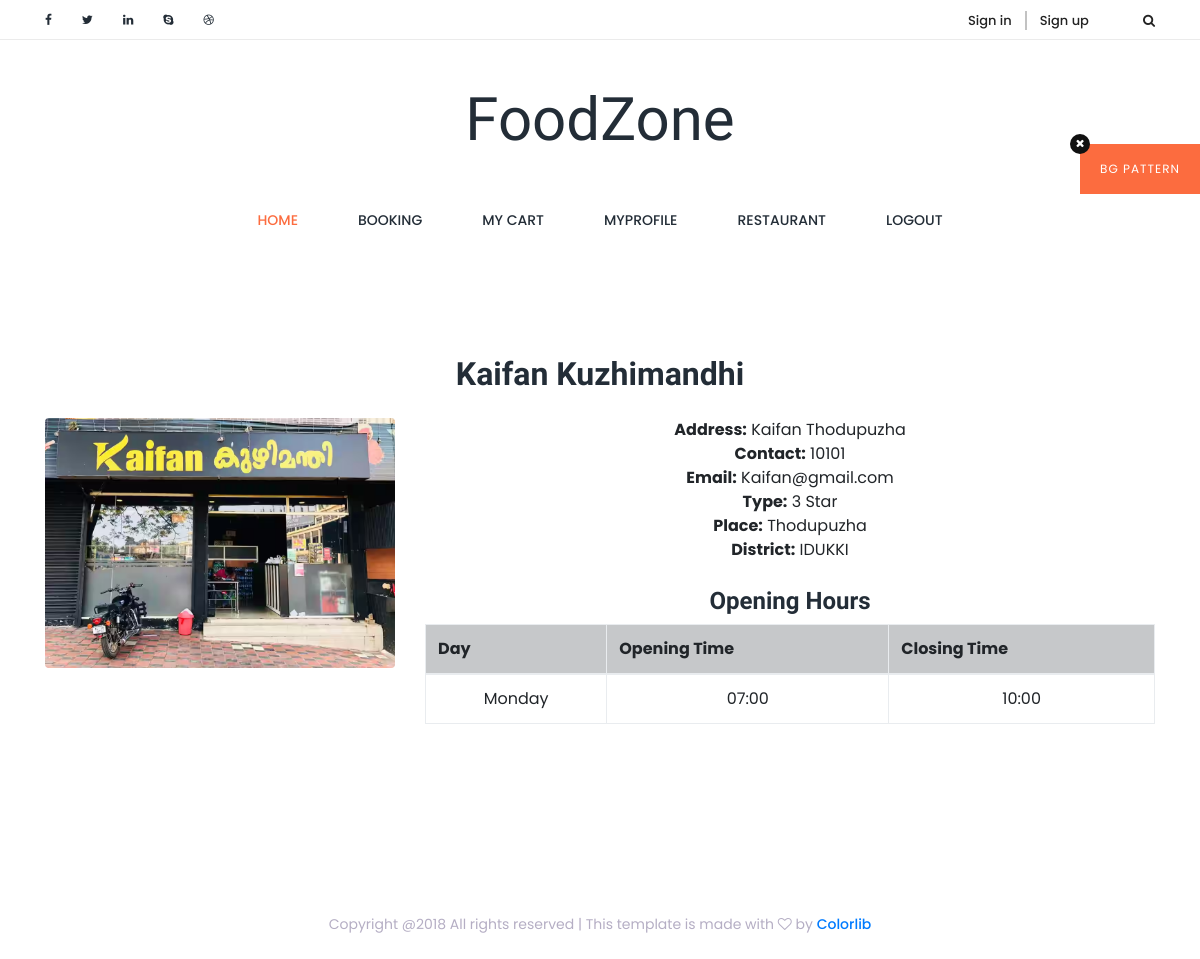
Screenshot of /Project/User/ViewMoreR.php?rid=1 with the database file from the repository.
### tables this page shows
CREATE TABLE `tbl_restaurant` (
  `restaurant_id` int(11) NOT NULL,
  `restaurant_name` varchar(100) DEFAULT NULL,
  `restaurant_address` varchar(200) DEFAULT NULL,
  `place_id` int(11) DEFAULT NULL,
  `restaurant_contact` varchar(100) DEFAULT NULL,
  `restaurant_email` varchar(100) DEFAULT NULL,
  `restaurant_password` varchar(100) DEFAULT NULL,
  `restaurant_type` varchar(100) DEFAULT NULL,
  `restaurant_photo` varchar(200) DEFAULT NULL,
  `restaurant_proof` varchar(200) DEFAULT NULL,
  `restaurant_status` int(11) DEFAULT 0
);

CREATE TABLE `tbl_place` (
  `place_id` int(11) NOT NULL,
  `district_id` int(11) DEFAULT NULL,
  `place_name` varchar(100) DEFAULT NULL
);

CREATE TABLE `tbl_district` (
  `district_id` int(11) NOT NULL,
  `district_name` varchar(100) DEFAULT NULL
);

CREATE TABLE `tbl_restauranttiming` (
  `restauranttiming_id` int(11) NOT NULL,
  `restaurant_id` int(11) DEFAULT NULL,
  `days_id` int(11) DEFAULT NULL,
  `opening_time` varchar(50) DEFAULT NULL,
  `closing_time` varchar(50) DEFAULT NULL
);

CREATE TABLE `tbl_days` (
  `days_id` int(11) NOT NULL,
  `days_name` varchar(100) DEFAULT NULL
);

### Project/User/ViewMoreR.php (the view, shortened to what this page needs)
<?php
include("Head.php");
$rid = $_GET['rid'];
$restQry = "SELECT * FROM tbl_restaurant r
            INNER JOIN tbl_place p ON r.place_id = p.place_id
            INNER JOIN tbl_district d ON p.district_id = d.district_id
            WHERE r.restaurant_id = '$rid'";
$restRes = $con->query($restQry);
$data = $restRes->fetch_assoc();
?>
<div class="container my-5">
    <h2 class="text-center mb-4"><?php echo $data['restaurant_name']; ?></h2>
    <div class="row">
        <div class="col-md-4 text-center">
            <img src="../Assets/Files/Rest/Photo/<?php echo $data['restaurant_photo']; ?>"
                 class="img-fluid rounded mb-3" style="height:250px; object-fit:cover;">
        </div>
        <div class="col-md-8">
            <ul class="list-unstyled">
                <li><strong>Address:</strong> <?php echo $data['restaurant_address']; ?></li>
                <li><strong>Contact:</strong> <?php echo $data['restaurant_contact']; ?></li>
                <li><strong>Email:</strong> <?php echo $data['restaurant_email']; ?></li>
                <li><strong>Type:</strong> <?php echo $data['restaurant_type']; ?></li>
                <li><strong>Place:</strong> <?php echo $data['place_name']; ?></li>
                <li><strong>District:</strong> <?php echo $data['district_name']; ?></li>
            </ul>
            <h4 class="mt-4">Opening Hours</h4>
            <table class="table table-bordered text-center">
                <thead class="table-dark">
                    <tr>
                        <th>Day</th>
                        <th>Opening Time</th>
                        <th>Closing Time</th>
                    </tr>
                </thead>
                <tbody>
                    <?php
                    $timeQry = "SELECT d.days_name, t.opening_time, t.closing_time
                                FROM tbl_restauranttiming t
                                INNER JOIN tbl_days d ON d.days_id = t.days_id
                                WHERE t.restaurant_id = '$rid'";
                    $timeRes = $con->query($timeQry);
                    if ($timeRes->num_rows > 0) {
                        while ($timeData = $timeRes->fetch_assoc()) { ?>
                            <tr>
                                <td><?php echo $timeData['days_name']; ?></td>
                                <td><?php echo $timeData['opening_time']; ?></td>
                                <td><?php echo $timeData['closing_time']; ?></td>
                            </tr>
                        <?php }
                    } else { ?>
                        <tr>
                            <td colspan="3">No timing information available</td>
                        </tr>
                    <?php } ?>
                </tbody>
            </table>
        </div>
    </div>
</div>
<?php include("Foot.php"); ?>

### Project/Assets/Templates/Main/style.css (style rules this page uses)
* { margin: 0; padding: 0; }
body { font-family: 'Poppins', sans-serif; position: relative; z-index: auto; }
h1, h2, h3, h4, h5, h6 { font-family: 'Quicksand', sans-serif; font-weight: 700; color: #232d37; line-height: 1.25; }
img { max-width: 100%; }
ul, ol { margin: 0; padding: 0; }
li { list-style: none; }

### rows the page displays
tbl_restaurant: restaurant_name "Kaifan Kuzhimandhi", restaurant_photo (picture), restaurant_address "Kaifan Thodupuzha", restaurant_contact "10101", restaurant_email "Kaifan@gmail.com", restaurant_type "3 Star", place.place_name "Thodupuzha", tbl_district.district_name "IDUKKI"
tbl_restauranttiming: days.days_name "Monday", opening_time "07:00", closing_time "10:00"
